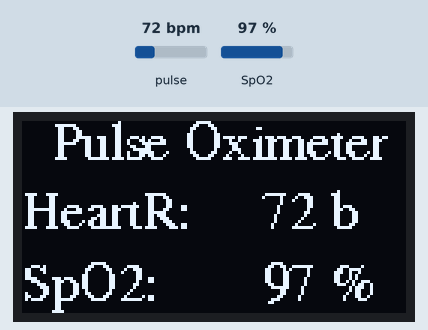
Bench run of a sketch on a simulated ESP8266 (NodeMCU). Shown: 128×64 one-colour display. The test bench sets the inputs (shaded band); at power-on: pulse 72 bpm, SpO2 97 %. WiFi joins after 1.5 s; servers stay silent unless stated; what the sketch prints to the serial monitor is not drawn.

Above: at 5.4 s.
5.5 s: pulse set to 42 bpm
At 7.6 s:
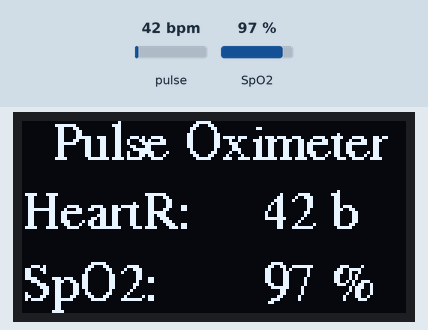
8.4 s: SpO2 set to 80 %
At 9.3 s:
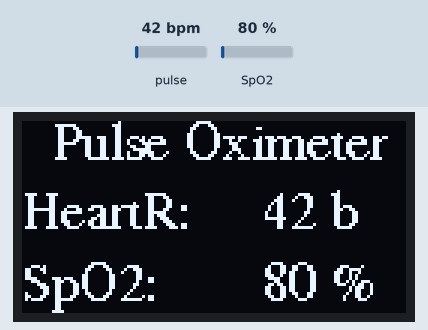
10.4 s: pulse set to 70 bpm
At 12.2 s:
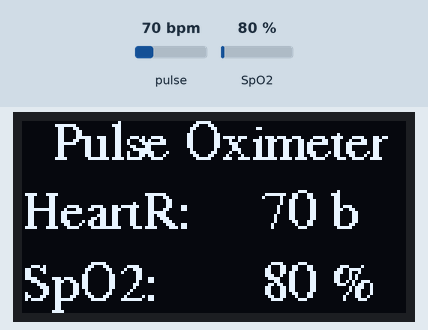
12.5 s: SpO2 set to 85 %
At 14.0 s:
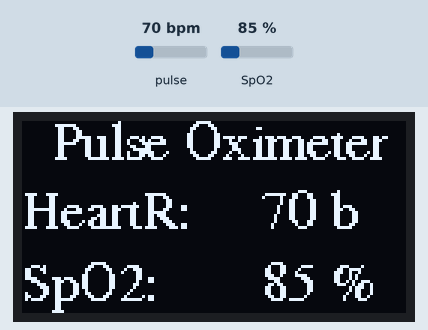
Timing chart, 0 to 15.5 s (numbered marks = the images above; inputs shaded):
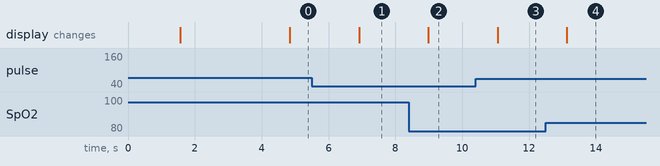

Measured:
- after the input at 5.5 s, the display: changes after 1.4 s (image 1)
- after the input at 8.4 s, the display: changes after 0.59 s (image 2)
- after the input at 10.4 s, the display: changes after 0.66 s (image 3)
- after the input at 12.5 s, the display: changes after 0.63 s (image 4)

The sketch:

sketch_oct27a.ino
```cpp
#include <Wire.h>
#include <Adafruit_GFX.h>
#include <Adafruit_SSD1306.h>
#include <Fonts/FreeSerif9pt7b.h>
#include <MAX30105.h>
#include <spo2_algorithm.h>
#include <ESP8266WiFi.h>
#include <ThingSpeak.h>

#define SCREEN_WIDTH 128
#define SCREEN_HEIGHT 64
#define OLED_RESET -1

// Khai báo các đối tượng toàn cục
Adafruit_SSD1306 display(SCREEN_WIDTH, SCREEN_HEIGHT, &Wire, OLED_RESET);
MAX30105 particleSensor;

const char* ssid = "MinhThang";
const char* password = "Wifi0fr@@_190";
unsigned long myChannelNumber = 2716311;
const char* myWriteAPIKey = "FPJOR32CQYKT5MYF";

WiFiClient client;
uint32_t tsLastReport = 0;
#define REPORTING_PERIOD_MS 1000

uint32_t irBuffer[100]; // Dữ liệu LED hồng ngoại
uint32_t redBuffer[100]; // Dữ liệu LED đỏ
int32_t bufferLength = 100; // Độ dài dữ liệu
int32_t spo2; // Giá trị SpO₂
int8_t validSPO2; // Trạng thái hợp lệ của SpO₂
int32_t heartRate; // Giá trị nhịp tim
int8_t validHeartRate; // Trạng thái hợp lệ của nhịp tim

void setup() {
    Serial.begin(115200);
    WiFi.begin(ssid, password);

    // Kết nối WiFi
    while (WiFi.status() != WL_CONNECTED) {
        delay(500);
        Serial.print(".");
    }
    Serial.println("Connected to WiFi");

    // Kết nối ThingSpeak
    ThingSpeak.begin(client);

    // Khởi động màn hình OLED
    if (!display.begin(SSD1306_SWITCHCAPVCC, 0x3C)) {
        Serial.println(F("SSD1306 allocation failed"));
        for(;;);
    }

    // Hiển thị "Pulse Oximeter" khi khởi động
    display.clearDisplay();
    display.setFont(&FreeSerif9pt7b);
    display.setTextSize(1);
    display.setTextColor(SSD1306_WHITE);
    display.setCursor(10, 20);
    display.println("Pulse Oximeter");
    display.display();
    delay(2000); // Hiển thị trong 2 giây

    // Khởi động cảm biến MAX30102 với độ nhạy cao
    if (!particleSensor.begin(Wire, I2C_SPEED_FAST)) {
        Serial.println("MAX30102 was not found. Please check wiring/power.");
        for(;;);
    }

    // Thiết lập cảm biến với cấu hình mặc định
    particleSensor.setup();
    particleSensor.setPulseAmplitudeRed(0x2F); // Đèn LED đỏ
    particleSensor.setPulseAmplitudeIR(0x2F);  // Đèn LED hồng ngoại
}

void loop() {
    long irValue = particleSensor.getIR();
    Serial.print("IR Value: ");
    Serial.println(irValue);

    if (irValue < 5000) {
        display.clearDisplay();
        display.setFont(&FreeSerif9pt7b);
        display.setTextSize(1);

        // Hiển thị thông báo "Please place your finger"
        int16_t x, y;
        uint16_t width, height;
        display.getTextBounds("Please place your finger", 0, 0, &x, &y, &width, &height);
        int cursorX = (SCREEN_WIDTH - width) / 2;
        int cursorY = (SCREEN_HEIGHT - height) / 2;

        display.setCursor(cursorX, cursorY);
        display.println("Please place your finger");
        display.display();
        delay(500);
        return;
    }

    // Đọc dữ liệu từ cảm biến vào buffer
    for (byte i = 0; i < bufferLength; i++) {
        while (particleSensor.available() == false)
            particleSensor.check();

        redBuffer[i] = particleSensor.getRed();
        irBuffer[i] = particleSensor.getIR();
        particleSensor.nextSample();
    }

    // Tính toán nhịp tim và SpO₂
    maxim_heart_rate_and_oxygen_saturation(irBuffer, bufferLength, redBuffer, &spo2, &validSPO2, &heartRate, &validHeartRate);

    // Thay thế giá trị -999 bằng 0
    if (heartRate == -999) {
        heartRate = 0;
    }
    if (spo2 == -999) {
        spo2 = 0;
    }

    if (millis() - tsLastReport > REPORTING_PERIOD_MS) {
        Serial.print("Heart rate: ");
        Serial.print(heartRate);
        Serial.print(" bpm / SpO2: ");
        Serial.print(spo2);
        Serial.println(" %");

        // Hiển thị nhịp tim và SpO₂ trên màn hình OLED
        display.clearDisplay();
        display.setCursor(10, 12);
        display.print("Pulse Oximeter");

        display.setCursor(0, 35);
        display.print("HeartR:");
        display.setCursor(80, 35);
        display.print(heartRate);
        display.println(" b"); // Chỉ hiển thị chữ "b" thay vì "bpm"

        display.setCursor(0, 59);
        display.print("SpO2:");
        display.setCursor(80, 59);
        display.print(spo2);
        display.println(" %");
        display.display();

        tsLastReport = millis();

        // Đăng tải dữ liệu lên ThingSpeak
        if (WiFi.status() == WL_CONNECTED) {
            ThingSpeak.setField(1, heartRate);
            ThingSpeak.setField(2, spo2);

            int responseCode = ThingSpeak.writeFields(myChannelNumber, myWriteAPIKey);
            if (responseCode == 200) {
                Serial.println("Data successfully uploaded to ThingSpeak");
            } else {
                Serial.println("Failed to upload data to ThingSpeak. Error code: " + String(responseCode));
            }
        }
    }
    delay(500);
}
```
